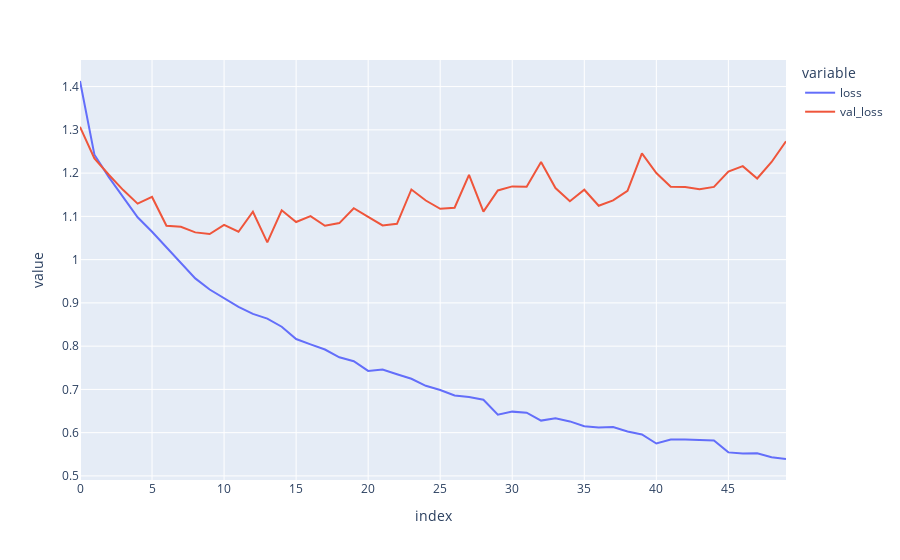

Notebook cell for this chart:
### Code cell
f1 = np.array(history.history['loss']).flatten()
valf1 = np.array(history.history['val_loss']).flatten()
px.line(pd.DataFrame(np.array([f1, valf1]).T, columns=['loss', 'val_loss'])).show()

### Figure 1 — Plotly figure (JSON) as saved in the notebook; plotly's stock layout.template omitted (floating-point values rounded to 4 significant figures)
{"data": [{"hovertemplate": "variable=loss<br>index=%{x}<br>value=%{y}<extra></extra>", "legendgroup": "loss", "line": {"color": "#636efa", "dash": "solid"}, "marker": {"symbol": "circle"}, "mode": "lines", "name": "loss", "orientation": "v", "showlegend": true, "type": "scatter", "x": [0, 1, 2, 3, 4, 5, 6, 7, 8, 9, 10, 11, 12, 13, 14, 15, 16, 17, 18, 19, 20, 21, 22, 23, 24, 25, 26, 27, 28, 29, 30, 31, 32, 33, 34, 35, 36, 37, 38, 39, 40, 41, 42, 43, 44, 45, 46, 47, 48, 49], "xaxis": "x", "y": [1.413, 1.243, 1.191, 1.144, 1.098, 1.064, 1.029, 0.9937, 0.9566, 0.9309, 0.9101, 0.8907, 0.8745, 0.8637, 0.8448, 0.8164, 0.8042, 0.7922, 0.7742, 0.7651, 0.7427, 0.7459, 0.7349, 0.7245, 0.7084, 0.6987, 0.686, 0.6822, 0.676, 0.6417, 0.6486, 0.6461, 0.6279, 0.6332, 0.626, 0.6147, 0.6117, 0.613, 0.6028, 0.5959, 0.575, 0.5843, 0.5841, 0.5824, 0.5818, 0.5544, 0.5516, 0.5525, 0.5433, 0.5391], "yaxis": "y"}, {"hovertemplate": "variable=val_loss<br>index=%{x}<br>value=%{y}<extra></extra>", "legendgroup": "val_loss", "line": {"color": "#EF553B", "dash": "solid"}, "marker": {"symbol": "circle"}, "mode": "lines", "name": "val_loss", "orientation": "v", "showlegend": true, "type": "scatter", "x": [0, 1, 2, 3, 4, 5, 6, 7, 8, 9, 10, 11, 12, 13, 14, 15, 16, 17, 18, 19, 20, 21, 22, 23, 24, 25, 26, 27, 28, 29, 30, 31, 32, 33, 34, 35, 36, 37, 38, 39, 40, 41, 42, 43, 44, 45, 46, 47, 48, 49], "xaxis": "x", "y": [1.307, 1.234, 1.196, 1.161, 1.129, 1.145, 1.078, 1.076, 1.063, 1.059, 1.08, 1.064, 1.111, 1.04, 1.114, 1.087, 1.1, 1.078, 1.084, 1.119, 1.099, 1.079, 1.083, 1.162, 1.137, 1.118, 1.12, 1.196, 1.111, 1.16, 1.169, 1.168, 1.226, 1.165, 1.135, 1.162, 1.125, 1.137, 1.159, 1.245, 1.2, 1.168, 1.168, 1.163, 1.168, 1.203, 1.216, 1.188, 1.226, 1.274], "yaxis": "y"}], "layout": {"legend": {"title": {"text": "variable"}, "tracegroupgap": 0}, "margin": {"t": 60}, "xaxis": {"anchor": "y", "domain": [0, 1], "title": {"text": "index"}}, "yaxis": {"anchor": "x", "domain": [0, 1], "title": {"text": "value"}}}}
